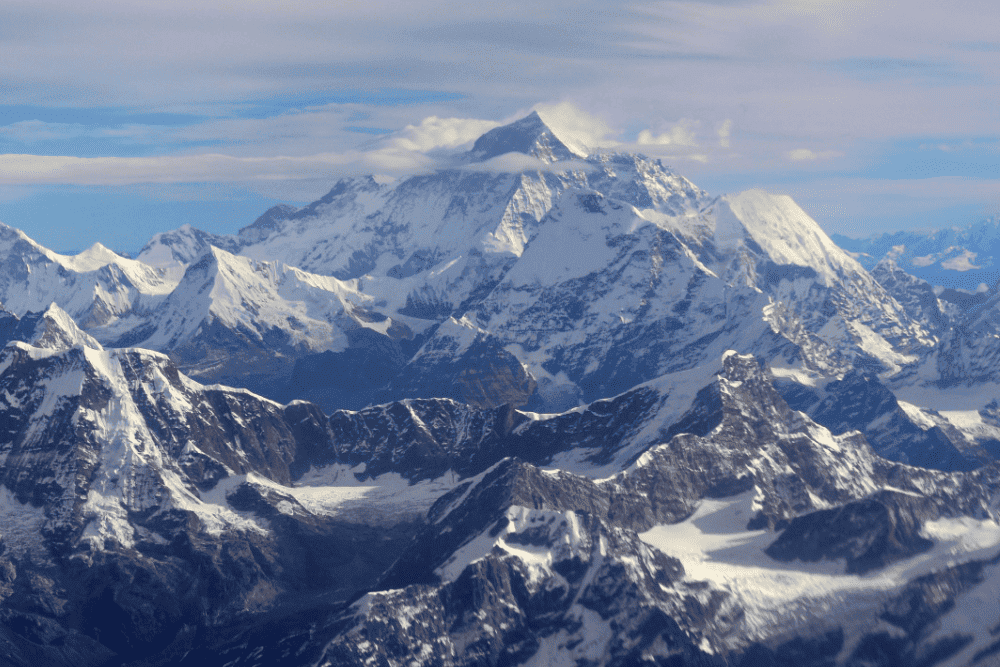
#> input picture src/pixelsort/mountains.png, 1000 x 667 px
$ python -i image_smear.py   (imports and definitions only)
#> lines starting #> are read from the running program, lines starting #| are printed output that depends on the picture; after the words box and inside, x2 and y2 are one past the last pixel; in counts of white or black regions, pixels touching at a corner belong together
#> further down, picture is the input picture: PIL image 1000x667 P; mean R, G, B 110.9, 124.9, 151.6
import numpy as np
from PIL import Image, ImageOps
import cv2
import random
from vectorfield import Vector, VectorField

class ImageSmearer:
    def __init__(self, image: Image.Image):
        self.image = image.convert("RGB")
        self.array = np.array(self.image)
        self.height, self.width = self.array.shape[:2]
#> self.height = 667; self.width = 1000


    # [22 lines left out: functions _direction_to_delta, _get_channel_key, not called in this run]


    def _grayscale_mask(self, threshold):
        gray = np.array(ImageOps.grayscale(self.image))
        return (gray >= threshold[0]) & (gray <= threshold[1])

    def _channel_mask(self, channel, threshold):
        ch = self.array[:, :, channel]
        return (ch >= threshold[0]) & (ch <= threshold[1])

    # [9 lines left out: functions _hsv_mask, _edge_mask, not called in this run]


    """
    direction_smear: Smears pixels along a row using random horizontal/vertical offsets within a masked area.

    brightness_smear: Applies direction_smear to areas with brightness within a threshold range.

    red_smear: Applies direction_smear to areas where the red channel is within a threshold range.

    green_smear: Applies direction_smear to areas where the green channel is within a threshold range.

    blue_smear: Applies direction_smear to areas where the blue channel is within a threshold range.

    hsv_smear: Applies direction_smear to areas with specific brightness (V channel in HSV color space).

    edge_smear: Applies direction_smear to detected edges in the image, optionally inverting or dilating the edge mask.

    vector_field_smear: Smears pixels along custom directions defined by a vector field, optionally using a mask.
    """

    def direction_smear(self, mask, max_dx=30, max_dy=5):
        output = self.array.copy()
        for y in range(self.height):
            dy = random.randint(-max_dy, max_dy)
            dx = random.randint(5, max_dx)
            src_y = np.clip(y + dy, 0, self.height - 1)
            shifted_row = np.roll(self.array[src_y], dx, axis=0)
            for x in range(self.width):
                if mask[y, x]:
                    output[y, x] = shifted_row[x]
        return Image.fromarray(output)

    def brightness_smear(self, threshold=(50, 160), **kwargs):
        return self.direction_smear(self._grayscale_mask(threshold), **kwargs)

    def red_smear(self, threshold=(100, 255), **kwargs):
        return self.direction_smear(self._channel_mask(0, threshold), **kwargs)

    def green_smear(self, threshold=(100, 255), **kwargs):
        return self.direction_smear(self._channel_mask(1, threshold), **kwargs)

    def blue_smear(self, threshold=(100, 255), **kwargs):
        return self.direction_smear(self._channel_mask(2, threshold), **kwargs)

    def hsv_smear(self, threshold=(50, 160), **kwargs):
        return self.direction_smear(self._hsv_mask(threshold), **kwargs)

    def edge_smear(self, threshold=(100, 200), dilate_iter=1, invert=False, **kwargs):
#> called with threshold = (100, 200), dilate_iter = 1, invert = False
        edge_raw = cv2.Canny(cv2.cvtColor(self.array, cv2.COLOR_RGB2GRAY), threshold[0], threshold[1])
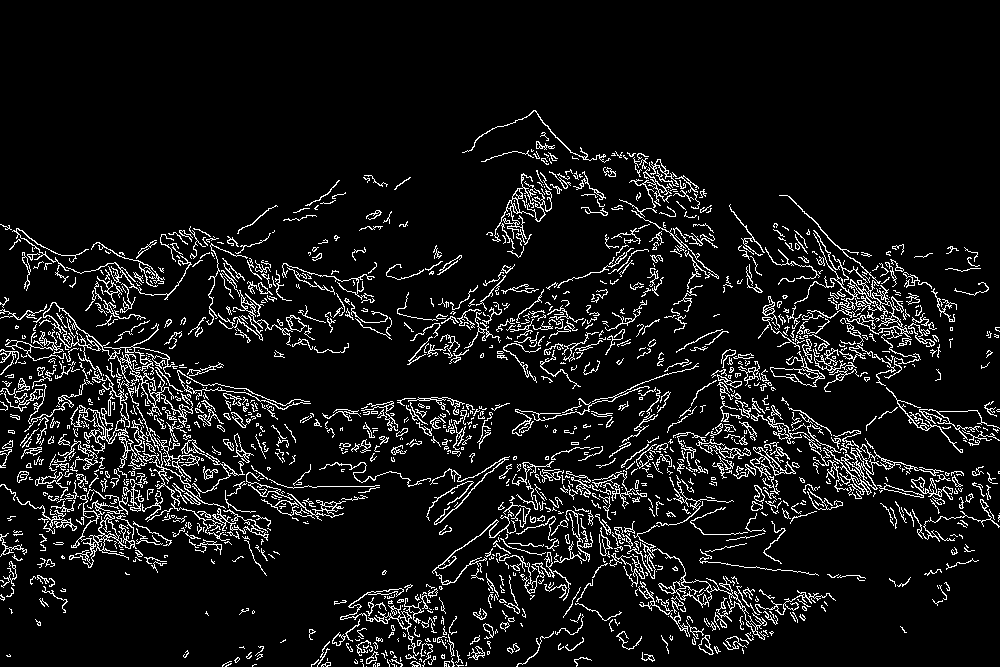
#> edge_raw: shape (667, 1000); 8.1% white in thin lines or dots, all inside (x1, y1, x2, y2) = (0, 110, 1000, 667)
        dilated = cv2.dilate(edge_raw, np.ones((3, 3), np.uint8), iterations=dilate_iter)
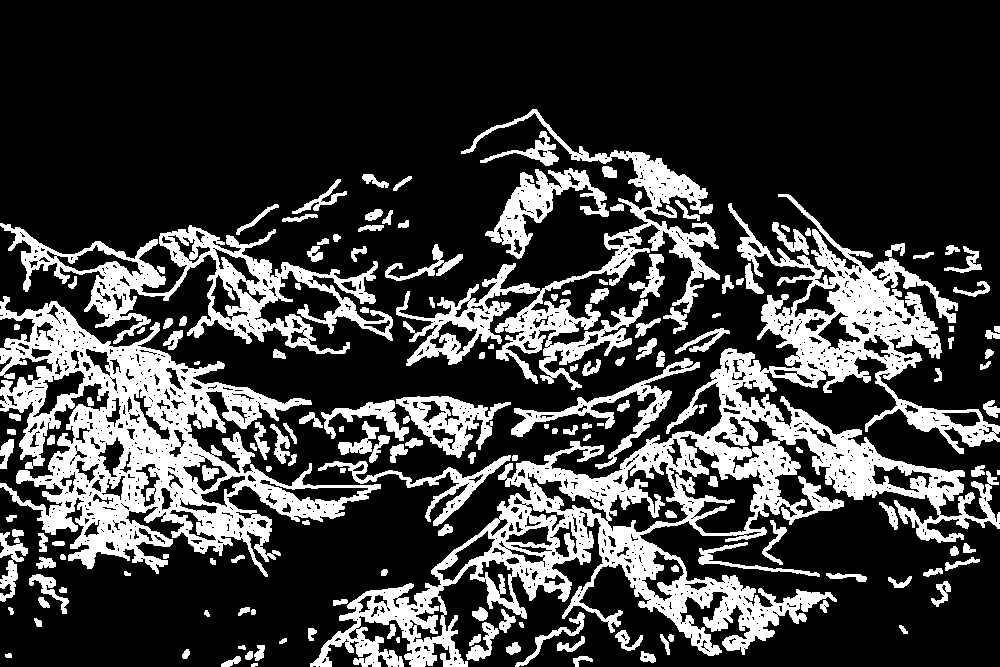
#> dilated: shape (667, 1000); 24.3% white; 169 white regions (1 under 20 px), largest, box (x1, y1, x2, y2) and area: (310, 194, 1000, 667) 63044, (0, 296, 381, 577) 36585, (396, 109, 720, 390) 15761
        mask = dilated > 0
        if invert:
            mask = ~mask
        return self.direction_smear(mask, **kwargs)
#> after the loop in direction_smear, `for y in range(self.height):`:
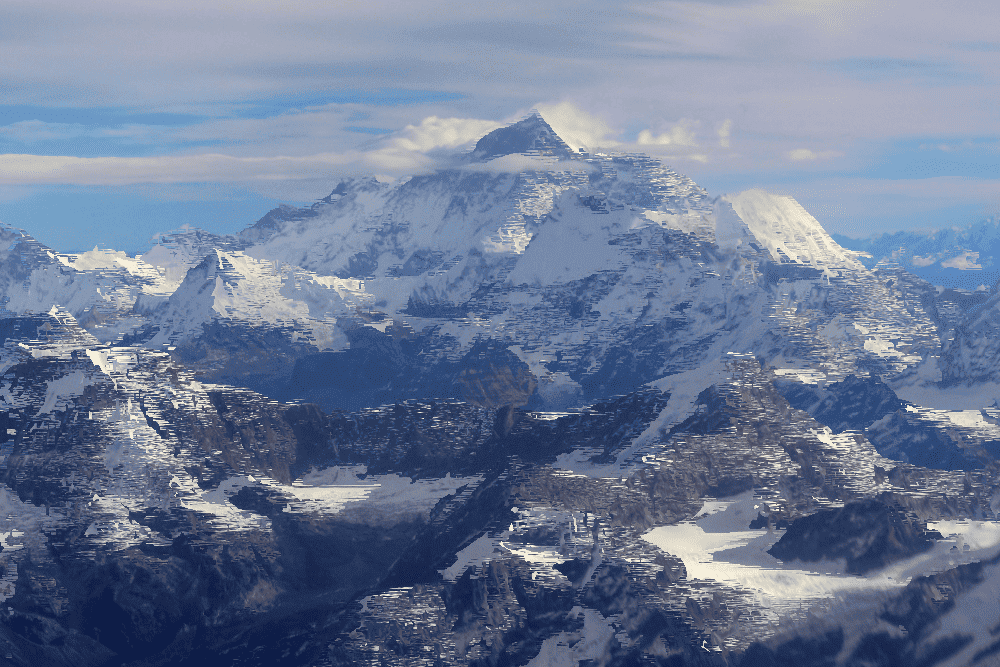
#> output: shape (667, 1000, 3); mean R, G, B 108.7, 123.1, 150.6

    # [55 lines left out: functions vector_field_smear, pixel_smear, not called in this run]

>>> from PIL import Image
>>> picture = Image.open('mountains.png')
>>> result = ImageSmearer(picture).edge_smear()
